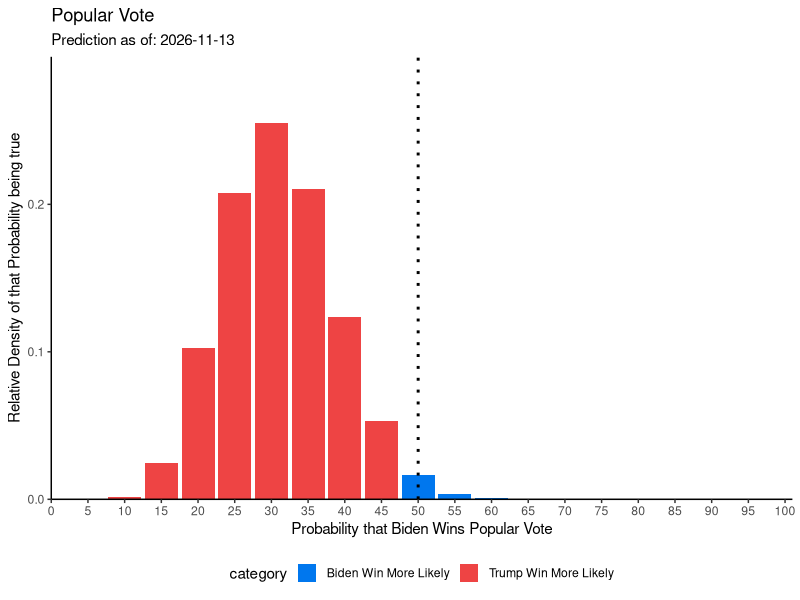
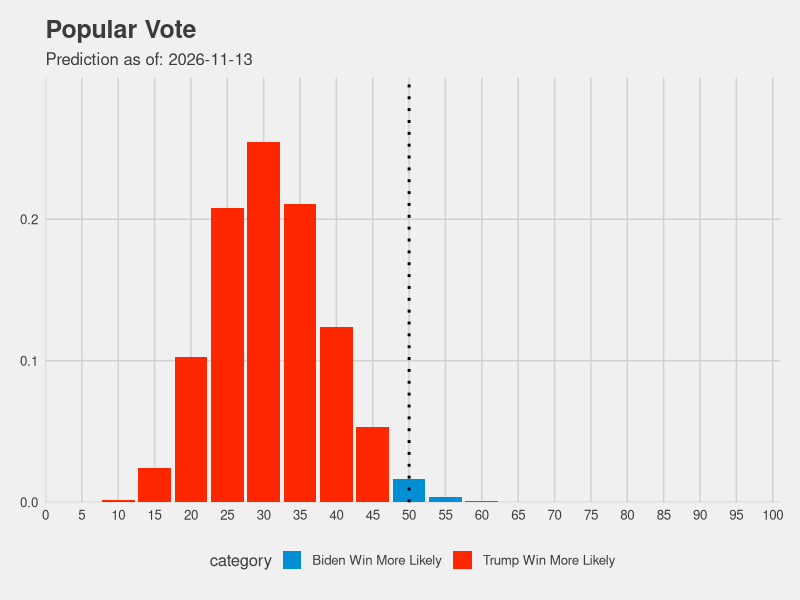
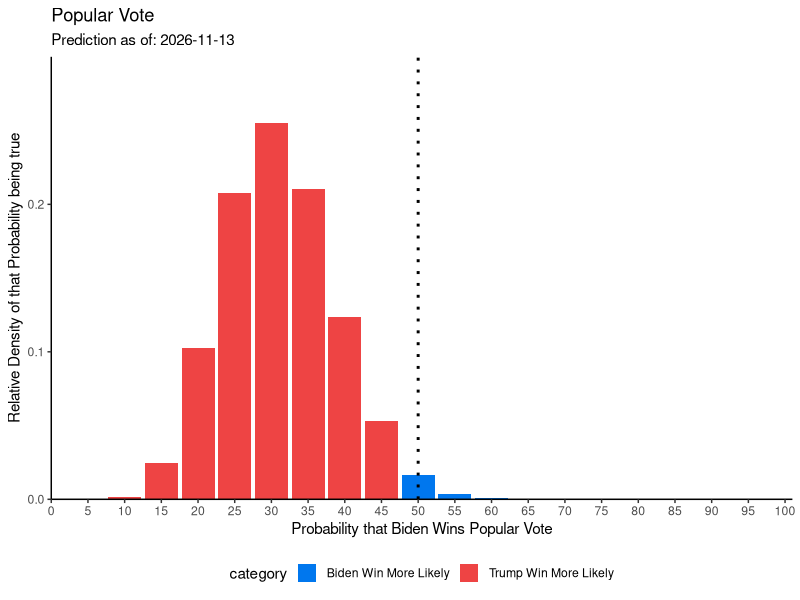

R code for these plots, in order:
library(data.table)
library(ggplot2)
library(ggthemes)

data <- data.table(p=c(0:20)/20)
w = 9.83153	
l =	23.02487


date <- Sys.Date()


data$density <- data$p**w*(1-data$p)**l# * factorial(w+l+1)/(factorial(w)*factorial(l))
data$density <- data$density / sum(data$density)
data$category <- fifelse(data$p < 0.5, "Trump Win More Likely", "Biden Win More Likely")
data$category <- as.character(data$category)

# max value
# data[order(-ways)][1,1]

# plotting
ggplot(data, aes(x=as.integer(p*100), y=density))+
  geom_col(aes(fill=category), size=1.5)+
  scale_fill_manual(values=c(
    "Trump Win More Likely"="#ee4444",
    "Biden Win More Likely"="#0077ee"
  ))+
  #geom_vline(xintercept = as.numeric(data[order(-density)][1,1]), linetype="dotted", color="#666666", size=1)+
  geom_vline(xintercept = 50, color="#000000", size=1, linetype="dotted")+
  theme_bw()+
  xlab("Probability that Biden Wins Popular Vote")+
  ylab("Relative Density of that Probability being true")+
  theme(legend.position = "bottom")+
  scale_x_continuous(breaks=seq(0,100,5),expand = c(0,0), limits=c(0,101))+
  scale_y_continuous(expand=c(0,0), limits=c(0,0.3))+
  theme(axis.line = element_line(color='black'),
        plot.background = element_blank(),
        panel.grid.major = element_blank(),
        panel.grid.minor = element_blank(),
        panel.border = element_blank())+
  labs(title="Popular Vote", subtitles=paste("Prediction as of:",date))

ggsave(paste0("popular vote ", date, ".png"))
















## other themes
# plotting
ggplot(data, aes(x=as.integer(p*100), y=density))+
  geom_col(aes(fill=category), size=1.5)+
  #geom_vline(xintercept = as.numeric(data[order(-density)][1,1]), linetype="dotted", color="#666666", size=1)+
  geom_vline(xintercept = 50, color="#000000", size=1, linetype="dotted")+
  theme_fivethirtyeight()+
  scale_fill_fivethirtyeight()+
  xlab("Probability that Biden Wins Popular Vote")+
  ylab("Relative Density of that Probability being true")+
  theme(legend.position = "bottom")+
  scale_x_continuous(breaks=seq(0,100,5),expand = c(0,0), limits=c(0,101))+
  scale_y_continuous(expand=c(0,0), limits=c(0,0.3))+
  #theme(axis.line = element_line(color='black'),
  #      plot.background = element_blank(),
  #      panel.grid.major = element_blank(),
  #      panel.grid.minor = element_blank(),
  #      panel.border = element_blank())+
  labs(title="Popular Vote", subtitles=paste("Prediction as of:",date))
